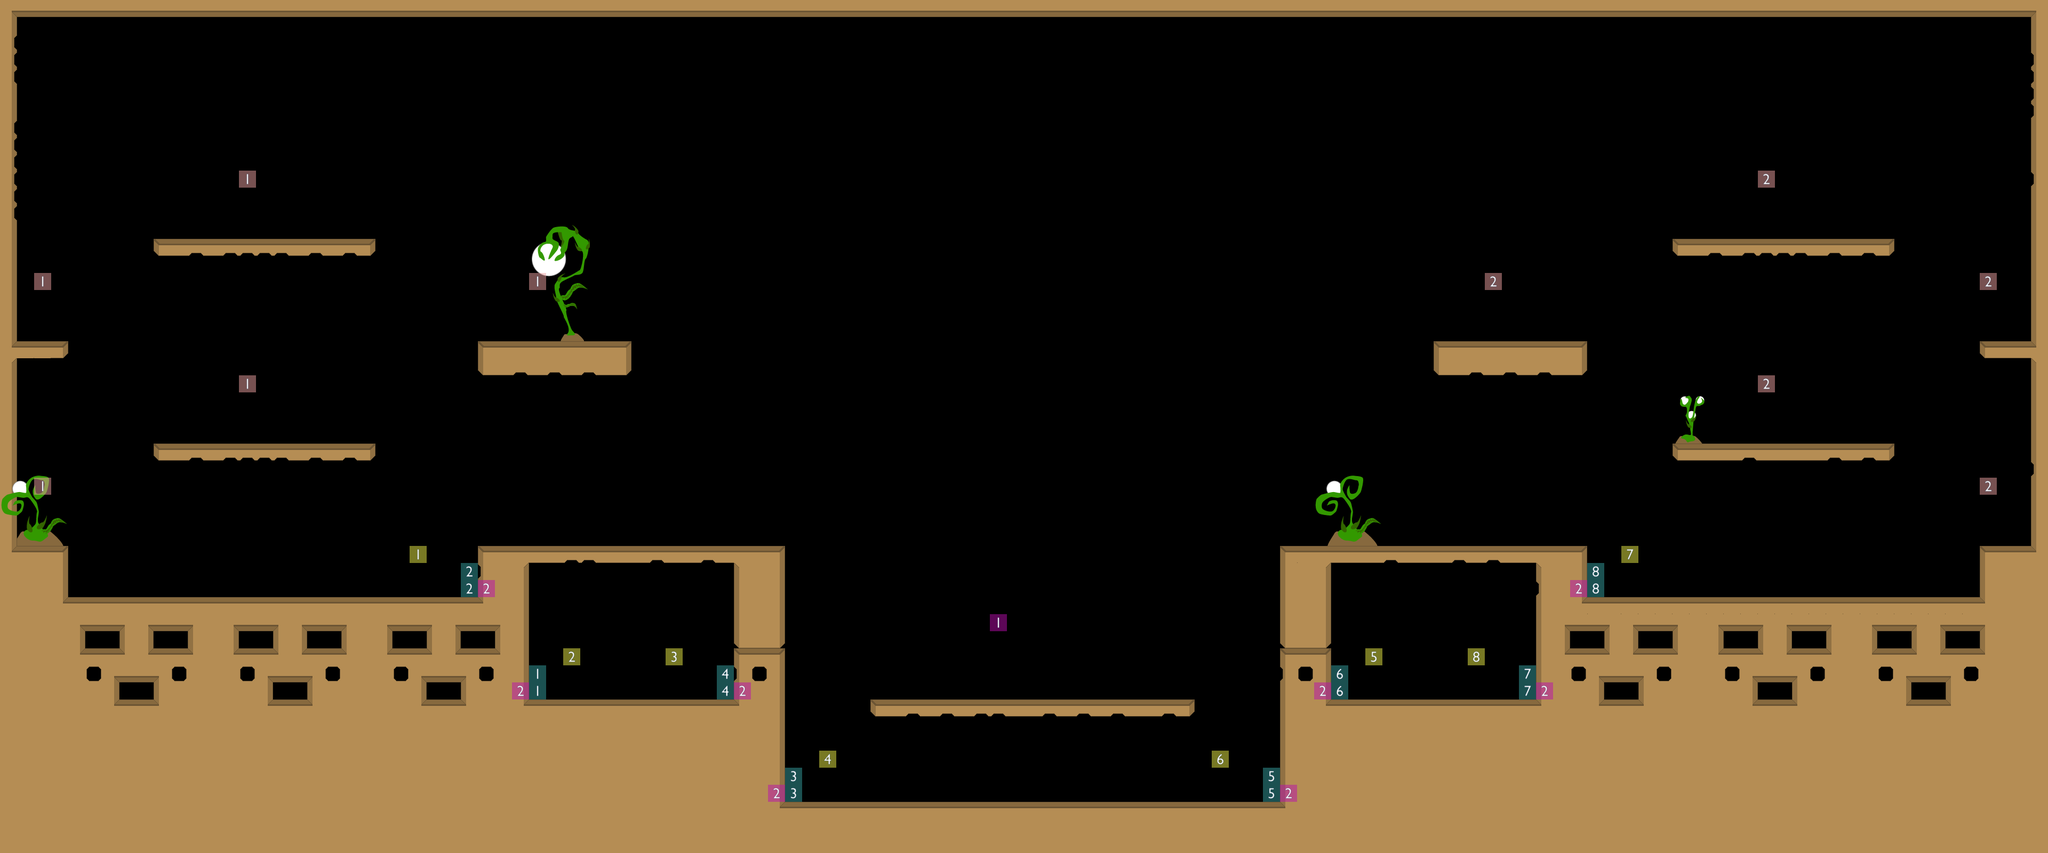

A 2D game scene composited from a Tiled map and its tileset images. What follows is a short description and the map's XML, with each tile layer's data collapsed to a summary:
An orthogonal 120x50 tile map with 32x32 px tiles, 4 tile layers (Hintergrund Deko, Kollisionsebene, Vordergrund Deko, Logik Layer), 3 tilesets.

<map version="1.0" orientation="orthogonal" width="120" height="50" tilewidth="32" tileheight="32">
 <tileset firstgid="1" name="elemente_level_compact" tilewidth="32" tileheight="32">
  <image source="elemente_level_compact.png" trans="ff00ff" />
 </tileset>
 <tileset firstgid="73" name="Logik" tilewidth="32" tileheight="32">
  <image source="numbers.png" />
 </tileset>
 <tileset firstgid="201" name="Deko" tilewidth="32" tileheight="32">
  <image source="elemente_level_compact2.png" />
 </tileset>
 <layer name="Hintergrund Deko" width="120" height="50">
  <data>[6000 cells, 46 non-empty, 46 distinct tile ids]</data>
 </layer>
 <layer name="Kollisionsebene" width="120" height="50">
  <data>[6000 cells, 1657 non-empty, 48 distinct tile ids]</data>
 </layer>
 <layer name="Vordergrund Deko" width="120" height="50">
  <data>[6000 cells, 53 non-empty, 33 distinct tile ids]</data>
 </layer>
 <layer name="Logik Layer" width="120" height="50">
  <data>[6000 cells, 43 non-empty, 20 distinct tile ids]</data>
 </layer>
</map>
